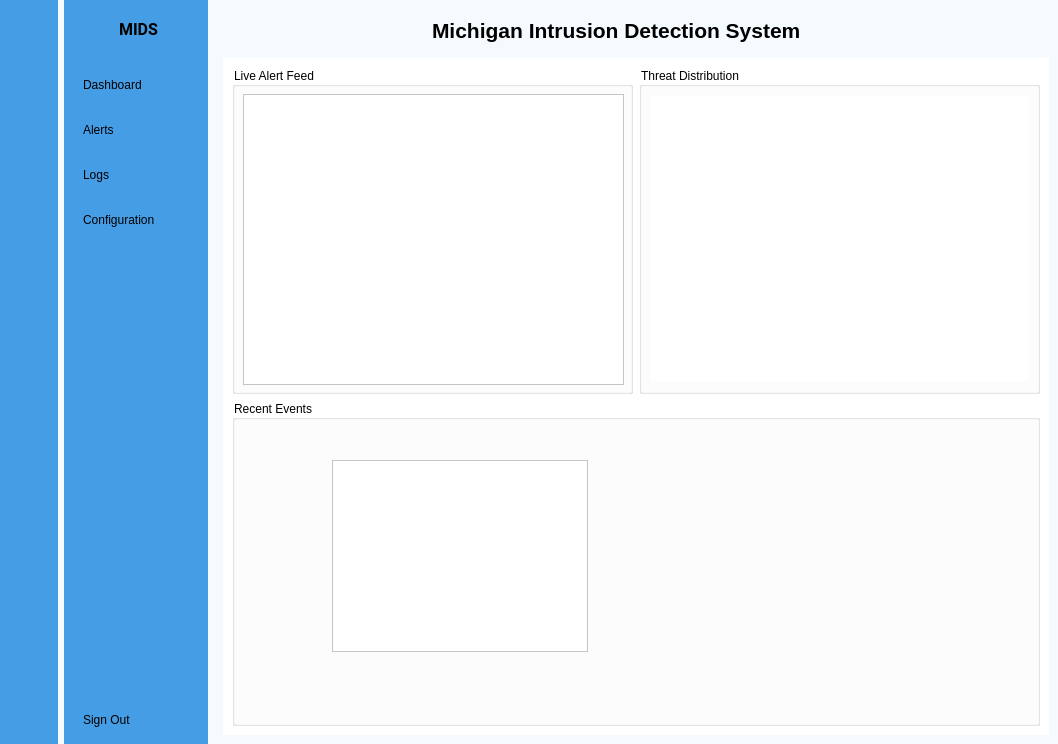
<?xml version="1.0" encoding="UTF-8"?>
<ui version="4.0">
 <class>MainWindow</class>
 <widget class="QMainWindow" name="MainWindow">
  <property name="geometry">
   <rect>
    <x>0</x>
    <y>0</y>
    <width>1058</width>
    <height>744</height>
   </rect>
  </property>
  <property name="windowTitle">
   <string>MainWindow</string>
  </property>
  <property name="styleSheet">
   <string notr="true">background-color: rgb(245, 250, 254);</string>
  </property>
  <widget class="QWidget" name="centralwidget">
   <layout class="QGridLayout" name="gridLayout">
    <property name="leftMargin">
     <number>0</number>
    </property>
    <property name="topMargin">
     <number>0</number>
    </property>
    <property name="rightMargin">
     <number>0</number>
    </property>
    <property name="bottomMargin">
     <number>0</number>
    </property>
    <item row="0" column="2">
     <widget class="QWidget" name="main_dashboard" native="true">
      <layout class="QVBoxLayout" name="verticalLayout_5">
       <item>
        <widget class="QWidget" name="header_widget" native="true">
         <layout class="QHBoxLayout" name="horizontalLayout_3">
          <item>
           <widget class="QPushButton" name="menu">
            <property name="minimumSize">
             <size>
              <width>0</width>
              <height>0</height>
             </size>
            </property>
            <property name="cursor">
             <cursorShape>PointingHandCursor</cursorShape>
            </property>
            <property name="styleSheet">
             <string notr="true">border:none;</string>
            </property>
            <property name="text">
             <string/>
            </property>
            <property name="icon">
             <iconset resource="resources.qrc">
              <normaloff>:/images/dropdownicon.png</normaloff>:/images/dropdownicon.png</iconset>
            </property>
            <property name="iconSize">
             <size>
              <width>20</width>
              <height>20</height>
             </size>
            </property>
            <property name="checkable">
             <bool>true</bool>
            </property>
           </widget>
          </item>
          <item>
           <spacer name="horizontalSpacer">
            <property name="orientation">
             <enum>Qt::Orientation::Horizontal</enum>
            </property>
            <property name="sizeHint" stdset="0">
             <size>
              <width>266</width>
              <height>20</height>
             </size>
            </property>
           </spacer>
          </item>
          <item>
           <widget class="QLabel" name="label_2">
            <property name="font">
             <font>
              <pointsize>16</pointsize>
              <bold>true</bold>
             </font>
            </property>
            <property name="text">
             <string>Michigan Intrusion Detection System</string>
            </property>
           </widget>
          </item>
          <item>
           <spacer name="horizontalSpacer_2">
            <property name="orientation">
             <enum>Qt::Orientation::Horizontal</enum>
            </property>
            <property name="sizeHint" stdset="0">
             <size>
              <width>266</width>
              <height>20</height>
             </size>
            </property>
           </spacer>
          </item>
          <item>
           <widget class="QPushButton" name="startMidsButton">
            <property name="cursor">
             <cursorShape>PointingHandCursor</cursorShape>
            </property>
            <property name="mouseTracking">
             <bool>false</bool>
            </property>
            <property name="focusPolicy">
             <enum>Qt::FocusPolicy::StrongFocus</enum>
            </property>
            <property name="styleSheet">
             <string notr="true">border:none;</string>
            </property>
            <property name="text">
             <string/>
            </property>
            <property name="icon">
             <iconset>
              <normaloff>images/rsjej5atftjgrf35hrt2iam5b6-ed3e8950b4d6aaea6266056b674605a0.png</normaloff>
              <normalon>images/pause-button-outline-red-icon.webp</normalon>images/rsjej5atftjgrf35hrt2iam5b6-ed3e8950b4d6aaea6266056b674605a0.png</iconset>
            </property>
            <property name="iconSize">
             <size>
              <width>27</width>
              <height>27</height>
             </size>
            </property>
            <property name="checkable">
             <bool>true</bool>
            </property>
           </widget>
          </item>
          <item>
           <widget class="QPushButton" name="pushButton_15">
            <property name="cursor">
             <cursorShape>PointingHandCursor</cursorShape>
            </property>
            <property name="styleSheet">
             <string notr="true">border:none;</string>
            </property>
            <property name="text">
             <string/>
            </property>
            <property name="icon">
             <iconset resource="resources.qrc">
              <normaloff>:/images/settingsicon.png</normaloff>:/images/settingsicon.png</iconset>
            </property>
            <property name="iconSize">
             <size>
              <width>20</width>
              <height>20</height>
             </size>
            </property>
           </widget>
          </item>
         </layout>
        </widget>
       </item>
       <item>
        <widget class="QStackedWidget" name="stackedWidget">
         <property name="styleSheet">
          <string notr="true">background-color: rgb(255, 255, 255);</string>
         </property>
         <property name="currentIndex">
          <number>0</number>
         </property>
         <widget class="QWidget" name="dashboard_page">
          <layout class="QGridLayout" name="gridLayout_2">
           <item row="0" column="1">
            <widget class="QGroupBox" name="groupBox_2">
             <property name="title">
              <string>Threat Distribution</string>
             </property>
             <layout class="QVBoxLayout" name="verticalLayout_9">
              <item>
               <widget class="QWidget" name="attackChart" native="true"/>
              </item>
             </layout>
            </widget>
           </item>
           <item row="0" column="0">
            <widget class="QGroupBox" name="datContainer">
             <property name="title">
              <string>Live Alert Feed</string>
             </property>
             <widget class="QTableView" name="dashboardAlertsTable">
              <property name="geometry">
               <rect>
                <x>11</x>
                <y>27</y>
                <width>381</width>
                <height>291</height>
               </rect>
              </property>
              <property name="autoFillBackground">
               <bool>false</bool>
              </property>
             </widget>
            </widget>
           </item>
           <item row="1" column="0" colspan="2">
            <widget class="QGroupBox" name="recentEvents">
             <property name="title">
              <string>Recent Events</string>
             </property>
             <widget class="QTableView" name="recentEventsTable">
              <property name="geometry">
               <rect>
                <x>100</x>
                <y>60</y>
                <width>256</width>
                <height>192</height>
               </rect>
              </property>
             </widget>
            </widget>
           </item>
          </layout>
         </widget>
         <widget class="QWidget" name="logs_page">
          <layout class="QVBoxLayout" name="verticalLayout_6">
           <item>
            <widget class="QTableView" name="logsTableView"/>
           </item>
          </layout>
         </widget>
         <widget class="QWidget" name="configuration_page">
          <widget class="QLabel" name="label_7">
           <property name="geometry">
            <rect>
             <x>280</x>
             <y>280</y>
             <width>241</width>
             <height>41</height>
            </rect>
           </property>
           <property name="font">
            <font>
             <family>Roboto</family>
             <pointsize>20</pointsize>
            </font>
           </property>
           <property name="text">
            <string>Configuration Page</string>
           </property>
          </widget>
         </widget>
         <widget class="QWidget" name="alerts_page">
          <layout class="QVBoxLayout" name="verticalLayout_7">
           <item>
            <widget class="QTableView" name="alertsTableView"/>
           </item>
          </layout>
         </widget>
        </widget>
       </item>
      </layout>
     </widget>
    </item>
    <item row="0" column="0">
     <widget class="QWidget" name="icon_widget" native="true">
      <property name="styleSheet">
       <string notr="true">QWidget{
	background-color: rgb(69, 157, 229);
}

QPushButton{
	color:black;
	height:30px;
	border:none;
	border-radius:10px;
}

QPushButton:checked{
	background-color:#f5fafe;
	font-weight:bold;
}</string>
      </property>
      <layout class="QVBoxLayout" name="verticalLayout_3">
       <item>
        <layout class="QHBoxLayout" name="horizontalLayout">
         <item>
          <widget class="QLabel" name="sidebar_logo">
           <property name="minimumSize">
            <size>
             <width>40</width>
             <height>40</height>
            </size>
           </property>
           <property name="maximumSize">
            <size>
             <width>40</width>
             <height>40</height>
            </size>
           </property>
           <property name="text">
            <string/>
           </property>
           <property name="pixmap">
            <pixmap resource="resources.qrc">:/images/midslogonobg.png</pixmap>
           </property>
           <property name="scaledContents">
            <bool>true</bool>
           </property>
          </widget>
         </item>
        </layout>
       </item>
       <item>
        <layout class="QVBoxLayout" name="verticalLayout">
         <property name="spacing">
          <number>15</number>
         </property>
         <property name="topMargin">
          <number>15</number>
         </property>
         <item>
          <widget class="QPushButton" name="dashboard_1">
           <property name="cursor">
            <cursorShape>PointingHandCursor</cursorShape>
           </property>
           <property name="text">
            <string/>
           </property>
           <property name="icon">
            <iconset theme="go-home"/>
           </property>
           <property name="checkable">
            <bool>true</bool>
           </property>
           <property name="autoExclusive">
            <bool>true</bool>
           </property>
          </widget>
         </item>
         <item>
          <widget class="QPushButton" name="alerts_1">
           <property name="cursor">
            <cursorShape>PointingHandCursor</cursorShape>
           </property>
           <property name="text">
            <string/>
           </property>
           <property name="icon">
            <iconset theme="dialog-warning"/>
           </property>
           <property name="checkable">
            <bool>true</bool>
           </property>
           <property name="autoExclusive">
            <bool>true</bool>
           </property>
          </widget>
         </item>
         <item>
          <widget class="QPushButton" name="logs_1">
           <property name="cursor">
            <cursorShape>PointingHandCursor</cursorShape>
           </property>
           <property name="text">
            <string/>
           </property>
           <property name="icon">
            <iconset theme="accessories-dictionary"/>
           </property>
           <property name="checkable">
            <bool>true</bool>
           </property>
           <property name="autoExclusive">
            <bool>true</bool>
           </property>
          </widget>
         </item>
         <item>
          <widget class="QPushButton" name="configuration_1">
           <property name="cursor">
            <cursorShape>PointingHandCursor</cursorShape>
           </property>
           <property name="text">
            <string/>
           </property>
           <property name="icon">
            <iconset theme="document-properties"/>
           </property>
           <property name="checkable">
            <bool>true</bool>
           </property>
           <property name="autoExclusive">
            <bool>true</bool>
           </property>
          </widget>
         </item>
        </layout>
       </item>
       <item>
        <spacer name="verticalSpacer">
         <property name="orientation">
          <enum>Qt::Orientation::Vertical</enum>
         </property>
         <property name="sizeHint" stdset="0">
          <size>
           <width>20</width>
           <height>452</height>
          </size>
         </property>
        </spacer>
       </item>
       <item>
        <widget class="QPushButton" name="pushButton_6">
         <property name="cursor">
          <cursorShape>PointingHandCursor</cursorShape>
         </property>
         <property name="text">
          <string/>
         </property>
         <property name="icon">
          <iconset theme="system-shutdown"/>
         </property>
         <property name="checkable">
          <bool>true</bool>
         </property>
        </widget>
       </item>
      </layout>
     </widget>
    </item>
    <item row="0" column="1">
     <widget class="QWidget" name="icon_name_widget" native="true">
      <property name="styleSheet">
       <string notr="true">QWidget{
	background-color: rgb(69, 157, 229);
}

QPushButton{
	color:black;
	text-align:left;
	height:30px;
	border:none;
	padding-left:10px;
	border-top-left-radius:10px;
	border-bottom-left-radius:10px;
}

QPushButton:checked{
	background-color:#f5fafe;
	font-weight:bold;
}
</string>
      </property>
      <layout class="QVBoxLayout" name="verticalLayout_4">
       <property name="rightMargin">
        <number>0</number>
       </property>
       <item>
        <layout class="QHBoxLayout" name="horizontalLayout_2">
         <property name="rightMargin">
          <number>50</number>
         </property>
         <item>
          <widget class="QLabel" name="label">
           <property name="minimumSize">
            <size>
             <width>40</width>
             <height>40</height>
            </size>
           </property>
           <property name="maximumSize">
            <size>
             <width>40</width>
             <height>40</height>
            </size>
           </property>
           <property name="text">
            <string/>
           </property>
           <property name="pixmap">
            <pixmap resource="resources.qrc">:/images/midslogonobg.png</pixmap>
           </property>
           <property name="scaledContents">
            <bool>true</bool>
           </property>
          </widget>
         </item>
         <item>
          <widget class="QLabel" name="label_3">
           <property name="font">
            <font>
             <family>Roboto</family>
             <pointsize>12</pointsize>
             <bold>true</bold>
            </font>
           </property>
           <property name="text">
            <string>MIDS</string>
           </property>
          </widget>
         </item>
        </layout>
       </item>
       <item>
        <layout class="QVBoxLayout" name="verticalLayout_2">
         <property name="spacing">
          <number>15</number>
         </property>
         <property name="topMargin">
          <number>15</number>
         </property>
         <item>
          <widget class="QPushButton" name="dashboard_2">
           <property name="cursor">
            <cursorShape>PointingHandCursor</cursorShape>
           </property>
           <property name="text">
            <string>Dashboard</string>
           </property>
           <property name="icon">
            <iconset theme="go-home"/>
           </property>
           <property name="checkable">
            <bool>true</bool>
           </property>
           <property name="autoExclusive">
            <bool>true</bool>
           </property>
          </widget>
         </item>
         <item>
          <widget class="QPushButton" name="alerts_2">
           <property name="cursor">
            <cursorShape>PointingHandCursor</cursorShape>
           </property>
           <property name="text">
            <string>Alerts</string>
           </property>
           <property name="icon">
            <iconset theme="dialog-warning"/>
           </property>
           <property name="checkable">
            <bool>true</bool>
           </property>
           <property name="autoExclusive">
            <bool>true</bool>
           </property>
          </widget>
         </item>
         <item>
          <widget class="QPushButton" name="logs_2">
           <property name="cursor">
            <cursorShape>PointingHandCursor</cursorShape>
           </property>
           <property name="text">
            <string>Logs</string>
           </property>
           <property name="icon">
            <iconset theme="accessories-dictionary"/>
           </property>
           <property name="checkable">
            <bool>true</bool>
           </property>
           <property name="autoExclusive">
            <bool>true</bool>
           </property>
          </widget>
         </item>
         <item>
          <widget class="QPushButton" name="configuration_2">
           <property name="cursor">
            <cursorShape>PointingHandCursor</cursorShape>
           </property>
           <property name="text">
            <string>Configuration</string>
           </property>
           <property name="icon">
            <iconset theme="document-properties"/>
           </property>
           <property name="checkable">
            <bool>true</bool>
           </property>
           <property name="autoExclusive">
            <bool>true</bool>
           </property>
          </widget>
         </item>
        </layout>
       </item>
       <item>
        <spacer name="verticalSpacer_2">
         <property name="orientation">
          <enum>Qt::Orientation::Vertical</enum>
         </property>
         <property name="sizeHint" stdset="0">
          <size>
           <width>20</width>
           <height>452</height>
          </size>
         </property>
        </spacer>
       </item>
       <item>
        <widget class="QPushButton" name="pushButton_12">
         <property name="cursor">
          <cursorShape>PointingHandCursor</cursorShape>
         </property>
         <property name="text">
          <string>Sign Out</string>
         </property>
         <property name="icon">
          <iconset theme="system-shutdown"/>
         </property>
         <property name="checkable">
          <bool>true</bool>
         </property>
        </widget>
       </item>
      </layout>
     </widget>
    </item>
   </layout>
  </widget>
 </widget>
 <resources>
  <include location="resources.qrc"/>
 </resources>
 <connections>
  <connection>
   <sender>menu</sender>
   <signal>toggled(bool)</signal>
   <receiver>icon_widget</receiver>
   <slot>setHidden(bool)</slot>
   <hints>
    <hint type="sourcelabel">
     <x>255</x>
     <y>34</y>
    </hint>
    <hint type="destinationlabel">
     <x>56</x>
     <y>363</y>
    </hint>
   </hints>
  </connection>
  <connection>
   <sender>menu</sender>
   <signal>toggled(bool)</signal>
   <receiver>icon_name_widget</receiver>
   <slot>setVisible(bool)</slot>
   <hints>
    <hint type="sourcelabel">
     <x>244</x>
     <y>38</y>
    </hint>
    <hint type="destinationlabel">
     <x>210</x>
     <y>321</y>
    </hint>
   </hints>
  </connection>
  <connection>
   <sender>configuration_1</sender>
   <signal>toggled(bool)</signal>
   <receiver>configuration_2</receiver>
   <slot>setChecked(bool)</slot>
   <hints>
    <hint type="sourcelabel">
     <x>30</x>
     <y>223</y>
    </hint>
    <hint type="destinationlabel">
     <x>136</x>
     <y>219</y>
    </hint>
   </hints>
  </connection>
  <connection>
   <sender>logs_1</sender>
   <signal>toggled(bool)</signal>
   <receiver>logs_2</receiver>
   <slot>setChecked(bool)</slot>
   <hints>
    <hint type="sourcelabel">
     <x>38</x>
     <y>174</y>
    </hint>
    <hint type="destinationlabel">
     <x>112</x>
     <y>180</y>
    </hint>
   </hints>
  </connection>
  <connection>
   <sender>alerts_1</sender>
   <signal>toggled(bool)</signal>
   <receiver>alerts_2</receiver>
   <slot>setChecked(bool)</slot>
   <hints>
    <hint type="sourcelabel">
     <x>29</x>
     <y>130</y>
    </hint>
    <hint type="destinationlabel">
     <x>104</x>
     <y>130</y>
    </hint>
   </hints>
  </connection>
  <connection>
   <sender>dashboard_1</sender>
   <signal>toggled(bool)</signal>
   <receiver>dashboard_2</receiver>
   <slot>setChecked(bool)</slot>
   <hints>
    <hint type="sourcelabel">
     <x>35</x>
     <y>78</y>
    </hint>
    <hint type="destinationlabel">
     <x>135</x>
     <y>84</y>
    </hint>
   </hints>
  </connection>
  <connection>
   <sender>dashboard_2</sender>
   <signal>toggled(bool)</signal>
   <receiver>dashboard_1</receiver>
   <slot>setChecked(bool)</slot>
   <hints>
    <hint type="sourcelabel">
     <x>98</x>
     <y>90</y>
    </hint>
    <hint type="destinationlabel">
     <x>39</x>
     <y>95</y>
    </hint>
   </hints>
  </connection>
  <connection>
   <sender>alerts_2</sender>
   <signal>toggled(bool)</signal>
   <receiver>alerts_1</receiver>
   <slot>setChecked(bool)</slot>
   <hints>
    <hint type="sourcelabel">
     <x>96</x>
     <y>134</y>
    </hint>
    <hint type="destinationlabel">
     <x>31</x>
     <y>134</y>
    </hint>
   </hints>
  </connection>
  <connection>
   <sender>logs_2</sender>
   <signal>toggled(bool)</signal>
   <receiver>logs_1</receiver>
   <slot>setChecked(bool)</slot>
   <hints>
    <hint type="sourcelabel">
     <x>94</x>
     <y>172</y>
    </hint>
    <hint type="destinationlabel">
     <x>32</x>
     <y>168</y>
    </hint>
   </hints>
  </connection>
  <connection>
   <sender>configuration_2</sender>
   <signal>toggled(bool)</signal>
   <receiver>configuration_1</receiver>
   <slot>setChecked(bool)</slot>
   <hints>
    <hint type="sourcelabel">
     <x>96</x>
     <y>223</y>
    </hint>
    <hint type="destinationlabel">
     <x>37</x>
     <y>229</y>
    </hint>
   </hints>
  </connection>
  <connection>
   <sender>pushButton_6</sender>
   <signal>toggled(bool)</signal>
   <receiver>MainWindow</receiver>
   <slot>close()</slot>
   <hints>
    <hint type="sourcelabel">
     <x>27</x>
     <y>716</y>
    </hint>
    <hint type="destinationlabel">
     <x>27</x>
     <y>810</y>
    </hint>
   </hints>
  </connection>
  <connection>
   <sender>pushButton_12</sender>
   <signal>toggled(bool)</signal>
   <receiver>MainWindow</receiver>
   <slot>close()</slot>
   <hints>
    <hint type="sourcelabel">
     <x>120</x>
     <y>717</y>
    </hint>
    <hint type="destinationlabel">
     <x>121</x>
     <y>801</y>
    </hint>
   </hints>
  </connection>
 </connections>
</ui>
